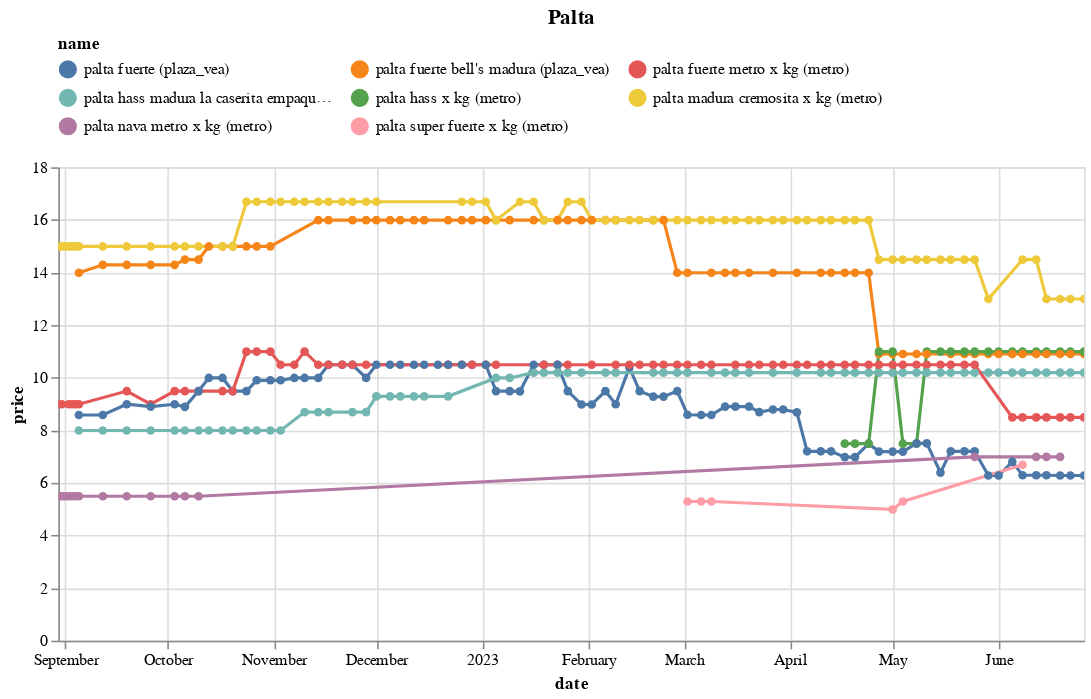

The notebook cell saved with this chart:
### Code cell
(df
 .loc[df.name.isin(names)]
 .pipe(alt.Chart)
 .mark_line(point=True)
 .encode(x='date', y='price', color='name', tooltip=['name','price'])
 .properties(width=650, title='Palta')
 .interactive()
 .configure_legend(orient='top', columns=3)
)

### Figure 1 — Vega-Lite specification as saved in the notebook (floating-point values rounded to 4 significant figures; data arrays with more than 128 entries replaced by an {"elided": "..."} marker saying what was removed)
{"config": {"view": {"continuousWidth": 300, "continuousHeight": 300}, "legend": {"columns": 3, "orient": "top"}}, "data": {"name": "data-984b9b39c5376f386570985cbebb7a5a"}, "mark": {"type": "line", "point": true}, "encoding": {"color": {"field": "name", "type": "nominal"}, "tooltip": [{"field": "name", "type": "nominal"}, {"field": "price", "type": "quantitative"}], "x": {"field": "date", "type": "temporal"}, "y": {"field": "price", "type": "quantitative"}}, "params": [{"name": "param_14", "select": {"type": "interval", "encodings": ["x", "y"]}, "bind": "scales"}], "title": "Palta", "width": 650, "$schema": "https://vega.github.io/schema/vega-lite/v5.8.0.json", "datasets": {"data-984b9b39c5376f386570985cbebb7a5a": {"elided": "407 records"}}}
